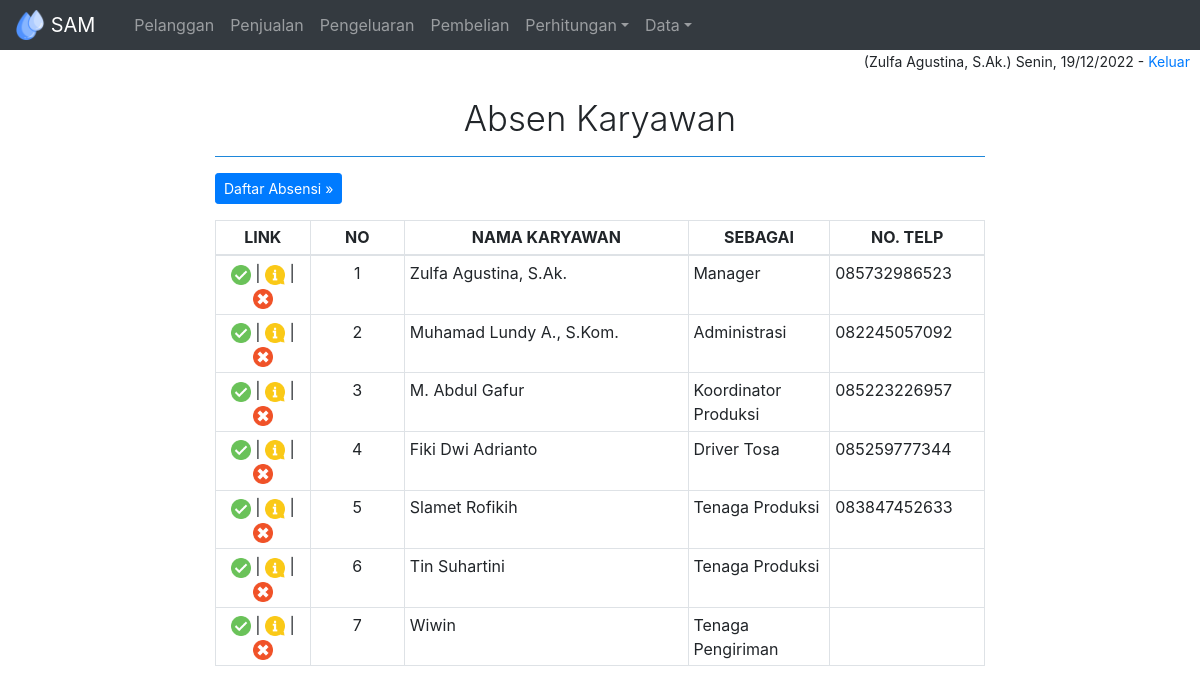
/php/abs.php (signed in), run on the app's committed database.
### tables this page shows
CREATE TABLE IF NOT EXISTS `karyawan` (
  `idka` varchar(2) NOT NULL,
  `nama` varchar(30) NOT NULL,
  `jbtn` varchar(20) NOT NULL,
  `telp` varchar(20) NOT NULL
);

### php/abs.php (the view, shortened to what this page needs)
<?php
include 'head.php';
include 'navbar.php';
?>
<main role="main" class="container col-md-8">
<h4 class="display-4 text-center" style="font-size: 26pt">Absen Karyawan</h4>
<hr />
<div class="form-group">
  <a class="btn btn-sm btn-primary" href="dfab.php" role="button">Daftar Absensi &raquo;</a>
</div>
<table class="table table-sm table-bordered align-middle text-center">
<thead>
  <tr>
    <th scope="col" width="10%">LINK</th>
    <th scope="col" width="10%">NO</th>
    <th scope="col" width="30%">NAMA KARYAWAN</th>
    <th scope="col" width="15%">SEBAGAI</th>
    <th scope="col" width="15%">NO. TELP</th>
  </tr>
</thead>
<tbody>
<?php
$query = mysql_query("SELECT *FROM karyawan ORDER BY idka") or die ('Error!!'.mysql_error());
while ($row = mysql_fetch_array ($query)) {
  $row = extract($row);
  echo "
    <tr>
      <td><a href='abse.php?idka=$idka&abse=1'><img src='../img/checked.png' width='20'/></a> | <a href='abse.php?idka=$idka&abse=2'><img src='../img/information.png' width='20'/></a> | <a href='abse.php?idka=$idka&abse=3'><img src='../img/cancel.png' width='20'/></a></td>
      <td>".$idka."</td>
      <td align='left'>".$nama."</td>
      <td align='left'>".$jbtn."</td>
      <td align='left'>".$telp."</td>
    </tr>
  ";
}
?>
</tbody>
</table>
</main>
<?php
include 'foot.php';
?>

### php/head.php (shortened to what this page needs)
<?php
$tanggal   = date('Y-m-d');
$arr       = explode('-', $tanggal);
$txttgl    = $arr[2].'/'.$arr[1].'/'.$arr[0];
$dayList = array(
  'Sunday' => 'Minggu',
  'Monday' => 'Senin',
  'Tuesday' => 'Selasa',
  'Wednesday' => 'Rabu',
  'Thursday' => 'Kamis',
  'Friday' => 'Jumat',
  'Saturday' => 'Sabtu'
);
$hari = date("l");
$hari = $dayList[$hari];
?>
<!doctype html>
<html lang="en">
  <head>
    <link rel="stylesheet" href="../css/bootstrap.min.css" >
    <link rel="stylesheet" href="../css/sam.css">
    <link rel="stylesheet" href="https://maxcdn.bootstrapcdn.com/bootstrap/4.0.0-beta.2/css/bootstrap.min.css">
    <link href="../css/bootstrap-4-hover-navbar.css" rel="stylesheet">
    <link rel="stylesheet" type="text/css" href="http://weareoutman.github.io/clockpicker/dist/jquery-clockpicker.min.css">
    <link rel='stylesheet prefetch' href='https://cdnjs.cloudflare.com/ajax/libs/bootstrap-datepicker/1.6.4/css/bootstrap-datepicker.standalone.min.css'>
  </head>
  <body>

### php/navbar.php (shortened to what this page needs)
<nav class="navbar navbar-expand-md navbar-dark bg-dark btco-hover-menu">
  <a class="navbar-brand" href="/SAM/php/">
    <img src="../img/drops1.png" width="30" height="30" class="d-inline-block align-top" alt="">
    SAM
  </a>
  <div class="collapse navbar-collapse" id="navbarNavDropdown">
    <ul class="navbar-nav">
      <?php
      if ($_SESSION['level']=="admin" || $_SESSION['level']=="master") {
      ?>
      <li class="nav-item"><a class="nav-link" href="pela.php">Pelanggan</a></li>
      <li class="nav-item"><a class="nav-link" href="penj.php">Penjualan</a></li>
      <li class="nav-item"><a class="nav-link" href="peng.php">Pengeluaran</a></li>
      <li class="nav-item"><a class="nav-link" href="pem.php">Pembelian</a></li>
      <li class="nav-item dropdown">
        <a class="nav-link dropdown-toggle" href="" id="navbarDropdownMenuLink" data-toggle="dropdown" aria-haspopup="true" aria-expanded="false">Perhitungan</a>
      </li>
      <li class="nav-item dropdown">
        <a class="nav-link dropdown-toggle" href="" id="navbarDropdownMenuLink" data-toggle="dropdown" aria-haspopup="true" aria-expanded="false">Data</a>
      <?php
      }
      ?>
      </li>
    </ul>
  </div>
</nav>
<div class="logout"><?php echo "(".$_SESSION['nama'].") ".$hari.", ".$txttgl." - ";?> <a href="signout.php">Keluar</a></div>

### php/foot.php (shortened to what this page needs)
  </body>
</html>

### css/sam.css (style rules this page uses)
html, body { height:100%; }
body { font-size: .875rem; }
.logout { margin:5px; padding-right: 5px; text-align:right; line-height: 1; font-size:10.5pt; }
hr { background-color: #2196f3; }

### data on the page
karyawan: idka "1", nama "Zulfa Agustina, S.Ak.", jbtn "Manager", telp "085732986523"
karyawan: idka "2", nama "Muhamad Lundy A., S.Kom.", jbtn "Administrasi", telp "082245057092"
karyawan: idka "3", nama "M. Abdul Gafur", jbtn "Koordinator Produksi", telp "085223226957"
karyawan: idka "4", nama "Fiki Dwi Adrianto", jbtn "Driver Tosa", telp "085259777344"
karyawan: idka "5", nama "Slamet Rofikih", jbtn "Tenaga Produksi", telp "083847452633"
karyawan: idka "6", nama "Tin Suhartini", jbtn "Tenaga Produksi"
karyawan: idka "7", nama "Wiwin", jbtn "Tenaga Pengiriman"

### other printed values
$_SESSION['nama'] "Zulfa Agustina, S.Ak."
$hari "Senin"
$txttgl "19/12/2022"
